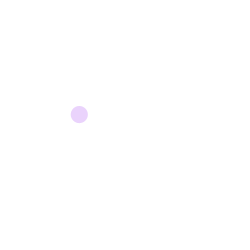
Frame 1 (no input)
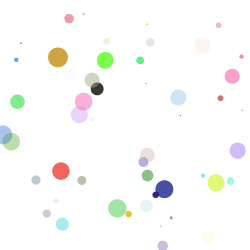
Frame 60 (the mouse pressed at the canvas centre just before this capture)
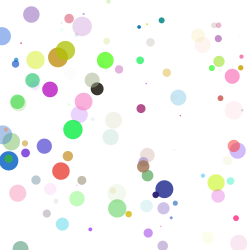
Frame 120 (the mouse held since frame 60 and released just before this capture)

The Processing sketch that drew these frames (run headless with seeded random() and noise(); from frame 60 on, the mouse is pressed at the canvas centre):

// Processing sketch: processing_19476
// ── processing_19476.pde

float r;
float g;
float b;
float a;

float diam;
float x;
float y;

void setup() {
  size(250,250);
  background(255);
  smooth();    
}

void draw() {
  // Each time through draw(), new random numbers are picked for a new ellipse.
  r = random(255);
  g = random(255);
  b = random(255);
  a = random(255);
  diam = random(20);
  x = random(width);
  y = random(height);
  
  // Use values to draw an ellipse
  noStroke();
  fill(r,g,b,a);
  ellipse(x,y,diam,diam);
}
